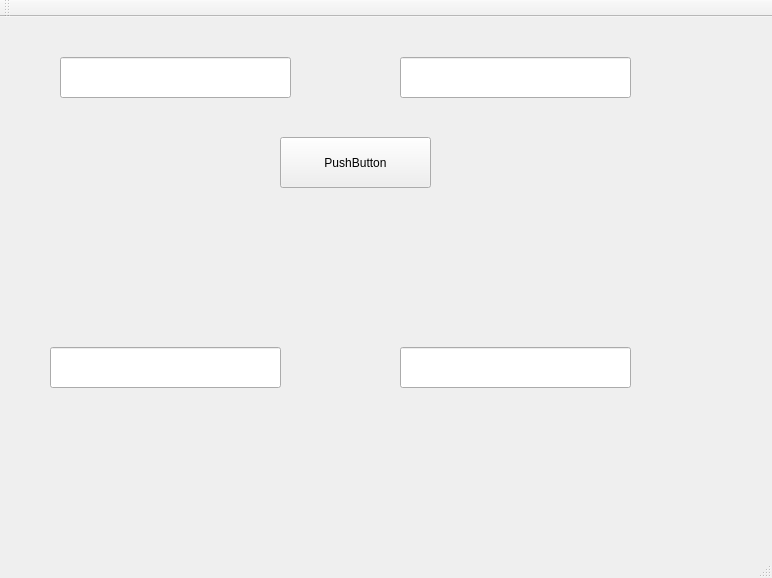
<?xml version="1.0" encoding="UTF-8"?>
<ui version="4.0">
 <class>MainWindow</class>
 <widget class="QMainWindow" name="MainWindow">
  <property name="geometry">
   <rect>
    <x>0</x>
    <y>0</y>
    <width>772</width>
    <height>578</height>
   </rect>
  </property>
  <property name="windowTitle">
   <string>MainWindow</string>
  </property>
  <widget class="QWidget" name="centralWidget">
   <widget class="QLineEdit" name="lineEdit">
    <property name="geometry">
     <rect>
      <x>60</x>
      <y>40</y>
      <width>231</width>
      <height>41</height>
     </rect>
    </property>
   </widget>
   <widget class="QLineEdit" name="lineEdit_2">
    <property name="geometry">
     <rect>
      <x>400</x>
      <y>40</y>
      <width>231</width>
      <height>41</height>
     </rect>
    </property>
   </widget>
   <widget class="QLineEdit" name="lineEdit_3">
    <property name="geometry">
     <rect>
      <x>50</x>
      <y>330</y>
      <width>231</width>
      <height>41</height>
     </rect>
    </property>
   </widget>
   <widget class="QLineEdit" name="lineEdit_4">
    <property name="geometry">
     <rect>
      <x>400</x>
      <y>330</y>
      <width>231</width>
      <height>41</height>
     </rect>
    </property>
   </widget>
   <widget class="QPushButton" name="pushButton">
    <property name="geometry">
     <rect>
      <x>280</x>
      <y>120</y>
      <width>151</width>
      <height>51</height>
     </rect>
    </property>
    <property name="text">
     <string>PushButton</string>
    </property>
   </widget>
  </widget>
  <widget class="QMenuBar" name="menuBar">
   <property name="geometry">
    <rect>
     <x>0</x>
     <y>0</y>
     <width>772</width>
     <height>28</height>
    </rect>
   </property>
  </widget>
  <widget class="QToolBar" name="mainToolBar">
   <attribute name="toolBarArea">
    <enum>TopToolBarArea</enum>
   </attribute>
   <attribute name="toolBarBreak">
    <bool>false</bool>
   </attribute>
  </widget>
  <widget class="QStatusBar" name="statusBar"/>
 </widget>
 <layoutdefault spacing="6" margin="11"/>
 <resources/>
 <connections/>
</ui>
